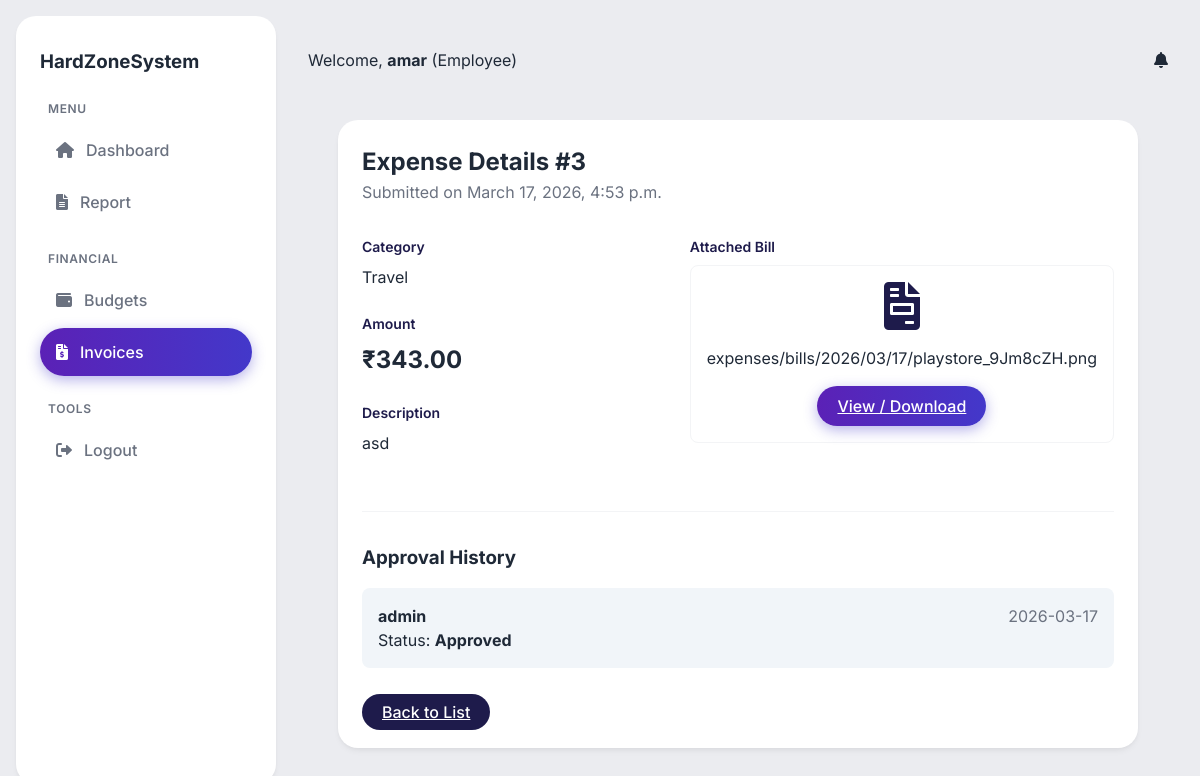
The page /expenses/3/ (signed in) on the database its author committed.
### users/models.py (models this page shows, shortened)
class CustomUser(AbstractUser):
    ROLE_CHOICES = (
        ('ADMIN', 'Super Admin'),
        ('MANAGER', 'Manager'),
        ('EMPLOYEE', 'Employee'),
    )
    role = models.CharField(max_length=20, choices=ROLE_CHOICES, default='EMPLOYEE')
    department = models.ForeignKey('budgets.Department', on_delete=models.SET_NULL, null=True, blank=True, related_name='members')
    manager = models.ForeignKey('self', on_delete=models.SET_NULL, null=True, blank=True, related_name='subordinates')
    status = models.BooleanField(default=True) # True for Active, False for Inactive

### expenses/models.py (models this page shows, shortened)
class Expense(models.Model):
    STATUS_CHOICES = (
        ('PENDING', 'Pending Approval'),
        ('APPROVED', 'Approved'),
        ('REJECTED', 'Rejected'),
    )
    employee = models.ForeignKey(settings.AUTH_USER_MODEL, on_delete=models.CASCADE, related_name='expenses')
    category = models.ForeignKey(ExpenseCategory, on_delete=models.PROTECT)
    amount = models.DecimalField(max_digits=10, decimal_places=2)
    description = models.TextField()
    bill = models.FileField(upload_to='expenses/bills/%Y/%m/%d/')
    status = models.CharField(max_length=20, choices=STATUS_CHOICES, default='PENDING')
    submitted_at = models.DateTimeField(auto_now_add=True)
    updated_at = models.DateTimeField(auto_now=True)
    is_deleted = models.BooleanField(default=False)

class ExpenseCategory(models.Model):
    name = models.CharField(max_length=100, unique=True)

### approvals/models.py (models this page shows, shortened)
class Approval(models.Model):
    STATUS_CHOICES = (
        ('APPROVED', 'Approved'),
        ('REJECTED', 'Rejected'),
    )
    expense = models.ForeignKey('expenses.Expense', on_delete=models.CASCADE, related_name='approvals')
    approver = models.ForeignKey(settings.AUTH_USER_MODEL, on_delete=models.CASCADE)
    status = models.CharField(max_length=20, choices=STATUS_CHOICES)
    remarks = models.TextField(blank=True)
    timestamp = models.DateTimeField(auto_now_add=True)

### expenses/views.py (the view)
# urls.py: path('<int:pk>/', views.expense_detail, name='expense_detail'),
@login_required
def expense_detail(request, pk):
    expense = get_object_or_404(Expense, pk=pk)
    user = request.user
    if user.role == 'ADMIN':
        pass # Admin can see everything
    elif user.role == 'MANAGER':
        if expense.employee != user and expense.employee.manager != user:
            messages.error(request, "Permission denied.")
            return redirect('dashboard')
    else: # Employee
        if expense.employee != user:
            messages.error(request, "Permission denied.")
            return redirect('dashboard')
    return render(request, 'expenses/expense_detail.html', {'expense': expense})

### templates/expenses/expense_detail.html (shortened to what this page needs)
{% extends 'base.html' %}
{% block content %}
<div class="card" style="max-width: 800px; margin: 0 auto;">
    <div style="display: flex; justify-content: space-between; align-items: flex-start; margin-bottom: 2rem;">
        <div>
            <h2>Expense Details #{{ expense.id }}</h2>
            <p style="color: var(--text-muted);">Submitted on {{ expense.submitted_at|date:"F j, Y, g:i a" }}</p>
        </div>
        <div class="badge {% if expense.status == 'APPROVED' %}badge-success{% elif expense.status == 'REJECTED' %}badge-danger{% else %}badge-warning{% endif %}" style="padding: 0.5rem 1rem; border-radius: 2rem; color: white;">
        </div>
    </div>
    <div style="display: grid; grid-template-columns: 1fr 1fr; gap: 2rem;">
        <div>
            <div style="margin-bottom: 1.5rem;">
                <label style="display: block; font-weight: 600; color: var(--secondary-color);">Category</label>
                <p>{{ expense.category.name }}</p>
            </div>
            <div style="margin-bottom: 1.5rem;">
                <label style="display: block; font-weight: 600; color: var(--secondary-color);">Amount</label>
                <p style="font-size: 1.5rem; font-weight: 700;">₹{{ expense.amount }}</p>
            </div>
            <div style="margin-bottom: 1.5rem;">
                <label style="display: block; font-weight: 600; color: var(--secondary-color);">Description</label>
                <p>{{ expense.description }}</p>
            </div>
        </div>
        <div>
            <label style="display: block; font-weight: 600; color: var(--secondary-color); margin-bottom: 0.5rem;">Attached Bill</label>
            {% if expense.bill %}
                <div style="border: 1px solid var(--border-color); border-radius: 0.5rem; padding: 1rem; text-align: center;">
                    <i class="fas fa-file-invoice" style="font-size: 3rem; color: var(--secondary-color); margin-bottom: 1rem;"></i>
                    <p>{{ expense.bill.name }}</p>
                    <a href="{{ expense.bill.url }}" target="_blank" class="btn btn-primary" style="display: inline-block; margin-top: 1rem;">View / Download</a>
                </div>
            {% else %}
                <p>No bill attached.</p>
            {% endif %}
        </div>
    </div>
    <hr style="margin: 2rem 0; border: none; border-top: 1px solid var(--border-color);">
    <h3>Approval History</h3>
    {% for approval in expense.approvals.all %}
    <div style="margin-top: 1rem; padding: 1rem; background: #f1f5f9; border-radius: 0.5rem;">
        <div style="display: flex; justify-content: space-between;">
            <strong>{{ approval.approver.username }}</strong>
            <span style="color: var(--text-muted);">{{ approval.timestamp|date:"Y-m-d" }}</span>
        </div>
        <p>Status: <strong>{{ approval.get_status_display }}</strong></p>
    </div>
    {% empty %}
    <p style="color: var(--text-muted); margin-top: 1rem;">Pending review by manager.</p>
    {% endfor %}
    <div style="margin-top: 2rem;">
        <a href="{% url 'expense_list' %}" class="btn" style="background: var(--secondary-color); color: white;">Back to List</a>
    </div>
</div>
{% endblock %}

### templates/base.html (shortened to what this page needs)
<!DOCTYPE html>
<html lang="en">
<head>
    {% load static %}
    <link rel="stylesheet" href="{% static 'css/style.css' %}">
    <link rel="stylesheet" href="https://cdnjs.cloudflare.com/ajax/libs/font-awesome/6.0.0/css/all.min.css">
</head>
<body>
    <div class="dashboard-container">
        {% if user.is_authenticated %}
        <aside class="sidebar">
            <h3>HardZoneSystem</h3>
            <ul class="nav-links">
                <li><span class="menu-group">Menu</span></li>
                <li><a href="{% url 'dashboard' %}"
                        class="{% if request.resolver_match.url_name == 'dashboard' %}active{% endif %}">
                        <i class="fas fa-home"></i> <span>Dashboard</span></a></li>
                <li><a href="{% url 'export_report_excel' %}"><i class="fas fa-file-alt"></i> <span>Report</span></a></li>
                <li><span class="menu-group">Financial</span></li>
                <li><a href="{% url 'budget_list' %}" class="{% if 'budgets' in request.path %}active{% endif %}">
                        <i class="fas fa-wallet"></i> <span>Budgets</span></a></li>
                <li><a href="{% url 'expense_list' %}" class="{% if 'expenses' in request.path %}active{% endif %}">
                        <i class="fas fa-file-invoice-dollar"></i> <span>Invoices</span></a></li>
                <li><span class="menu-group">Tools</span></li>
                <li><a href="{% url 'logout' %}"><i class="fas fa-sign-out-alt"></i> <span>Logout</span></a></li>
            </ul>
        </aside>
        {% endif %}
        <main class="main-content">
            {% if user.is_authenticated %}
            <header class="top-nav">
                <div class="user-info">
                    Welcome, <strong>{{ user.username }}</strong> ({{ user.get_role_display }})
                </div>
                <div class="notifications">
                    <i class="fas fa-bell"></i>
                </div>
            </header>
            {% endif %}
            {% block content %}
            {% endblock %}
        </main>
    </div>
</body>
</html>

### static/css/style.css (style rules this page uses)
:root { --primary-color: #4338ca; --primary-hover: #3730a3; --secondary-color: #1e1b4b; --bg-main: #ebecf0; --bg-card: #ffffff; --bg-sidebar: #ffffff; --text-main: #1f2937; --text-muted: #6b7280; --border-color: #f3f4f6; --success: #10b981; --success-bg: #d1fae5; --danger: #ef4444; --danger-bg: #fee2e2; --warning: #f59e0b; }
* { margin: 0; padding: 0; box-sizing: border-box; }
body { font-family: 'Inter', sans-serif; background-color: var(--bg-main); color: var(--text-main); line-height: 1.5; }
.dashboard-container { display: flex; min-height: 100vh; }
.sidebar { width: 260px; background-color: var(--bg-sidebar); color: var(--text-main); padding: 2rem 1.5rem; margin: 1rem 0 1rem 1rem; border-radius: 20px; transition: all 0.3s; box-shadow: 0 4px 6px -1px rgba(0, 0, 0, 0.05), 0 2px 4px -1px rgba(0, 0, 0, 0.03); }
.nav-links { list-style: none; }
.nav-links li { margin-bottom: 0.25rem; }
.nav-links li span.menu-group { display: block; font-size: 0.75rem; text-transform: uppercase; color: var(--text-muted); margin: 1.5rem 0 0.5rem 0.5rem; letter-spacing: 0.05em; font-weight: 600; }
.nav-links a { color: var(--text-muted); text-decoration: none; padding: 0.75rem 1rem; display: flex; align-items: center; gap: 0.75rem; border-radius: 9999px; transition: all 0.2s; font-weight: 500; }
.nav-links a.active { background: linear-gradient(90deg, #5b21b6 0%, #4338ca 100%); color: white; box-shadow: 0 4px 14px 0 rgba(67, 56, 202, 0.39); }
.main-content { flex: 1; padding: 2rem; }
.top-nav { display: flex; justify-content: space-between; align-items: center; margin-bottom: 2rem; background: transparent; padding: 1rem 0; }
.card { background: var(--bg-card); border-radius: 20px; padding: 1.5rem; box-shadow: 0 4px 6px -1px rgba(0, 0, 0, 0.05), 0 2px 4px -1px rgba(0, 0, 0, 0.03); margin-bottom: 1.5rem; border: none; }
.btn { padding: 0.5rem 1.25rem; border-radius: 9999px; font-weight: 500; cursor: pointer; border: none; transition: all 0.2s; }
.btn-primary { background: linear-gradient(90deg, #5b21b6 0%, #4338ca 100%); color: white; box-shadow: 0 4px 14px 0 rgba(67, 56, 202, 0.39); }
label { display: block; margin-bottom: 0.5rem; font-weight: 500; color: var(--text-main); font-size: 0.875rem; }

### rows shown on the page
CustomUser: username "amar", role "Employee"
Expense: id "3", submitted_at "March 17, 2026, 4:53 p.m.", category.name "Travel", amount "343.00", description "asd", bill.name "expenses/bills/2026/03/17/playstore_9Jm8cZH.png"
Approval: approver.username "admin", timestamp "2026-03-17", status "Approved"
